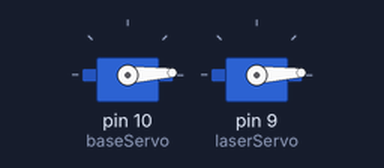
Simulated run of this sketch. Board: Arduino Uno, built with avr-gcc and run on an emulated ATmega328P. Parts: 2 × servo.

Above: at 0.05 s.
At 1.35 s:
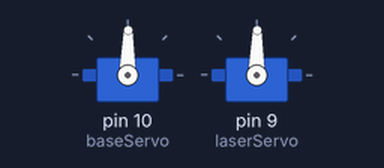
At 2.65 s:
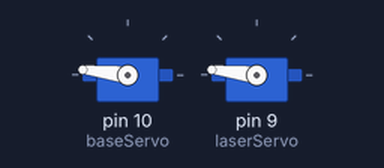
At 5.25 s:
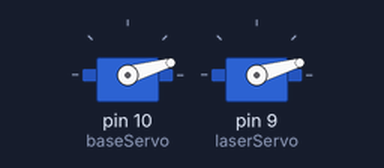
Timing chart, 0 to 7.1 s (numbered marks = the images above):
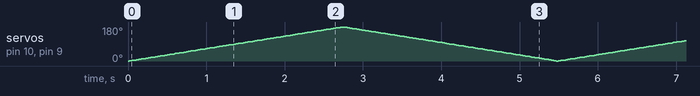

The sketch:

4.doubleSweep.ino
```cpp
#include <Servo.h>

Servo baseServo;
Servo laserServo;

void setup() {
 baseServo.attach(10);
 laserServo.attach(9);
}

void loop() {
  for(int i=0; i<=180; i++){
    baseServo.write(i);
    laserServo.write(i);
    delay(15);
  }

  for(int i=180; i>=0; i--){
    baseServo.write(i);
    laserServo.write(i);
    delay(15);
  }
}
```
